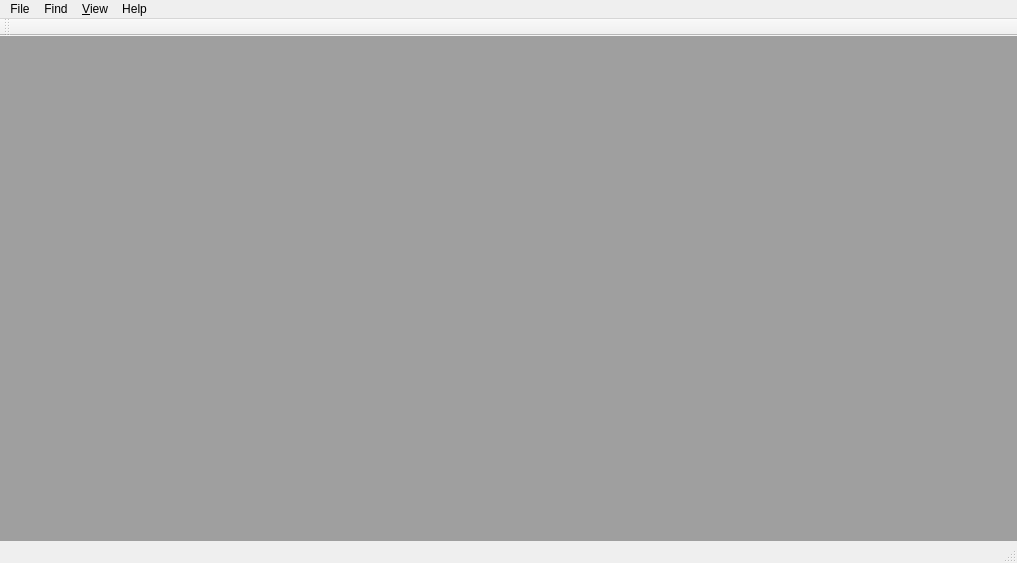
<?xml version="1.0" encoding="UTF-8"?>
<ui version="4.0">
 <class>MainWindow</class>
 <widget class="QMainWindow" name="MainWindow">
  <property name="geometry">
   <rect>
    <x>0</x>
    <y>0</y>
    <width>1017</width>
    <height>563</height>
   </rect>
  </property>
  <property name="sizePolicy">
   <sizepolicy hsizetype="Preferred" vsizetype="Preferred">
    <horstretch>0</horstretch>
    <verstretch>0</verstretch>
   </sizepolicy>
  </property>
  <property name="windowTitle">
   <string>LogViewer</string>
  </property>
  <property name="locale">
   <locale language="English" country="UnitedStates"/>
  </property>
  <property name="toolButtonStyle">
   <enum>Qt::ToolButtonIconOnly</enum>
  </property>
  <property name="animated">
   <bool>false</bool>
  </property>
  <property name="tabShape">
   <enum>QTabWidget::Triangular</enum>
  </property>
  <widget class="QWidget" name="centralwidget">
   <property name="sizePolicy">
    <sizepolicy hsizetype="Preferred" vsizetype="Preferred">
     <horstretch>0</horstretch>
     <verstretch>0</verstretch>
    </sizepolicy>
   </property>
   <layout class="QHBoxLayout" name="horizontalLayout">
    <property name="leftMargin">
     <number>0</number>
    </property>
    <property name="topMargin">
     <number>0</number>
    </property>
    <property name="rightMargin">
     <number>0</number>
    </property>
    <property name="bottomMargin">
     <number>0</number>
    </property>
    <item>
     <widget class="QMdiArea" name="mdiArea">
      <property name="sizePolicy">
       <sizepolicy hsizetype="Preferred" vsizetype="Preferred">
        <horstretch>0</horstretch>
        <verstretch>0</verstretch>
       </sizepolicy>
      </property>
      <property name="autoFillBackground">
       <bool>true</bool>
      </property>
      <property name="frameShadow">
       <enum>QFrame::Plain</enum>
      </property>
      <property name="lineWidth">
       <number>0</number>
      </property>
      <property name="verticalScrollBarPolicy">
       <enum>Qt::ScrollBarAsNeeded</enum>
      </property>
      <property name="horizontalScrollBarPolicy">
       <enum>Qt::ScrollBarAsNeeded</enum>
      </property>
      <property name="viewMode">
       <enum>QMdiArea::TabbedView</enum>
      </property>
      <property name="documentMode">
       <bool>true</bool>
      </property>
      <property name="tabsClosable">
       <bool>true</bool>
      </property>
      <property name="tabsMovable">
       <bool>true</bool>
      </property>
      <property name="tabShape">
       <enum>QTabWidget::Triangular</enum>
      </property>
      <property name="tabPosition">
       <enum>QTabWidget::North</enum>
      </property>
     </widget>
    </item>
   </layout>
  </widget>
  <widget class="QMenuBar" name="menubar">
   <property name="geometry">
    <rect>
     <x>0</x>
     <y>0</y>
     <width>1017</width>
     <height>21</height>
    </rect>
   </property>
   <property name="nativeMenuBar">
    <bool>false</bool>
   </property>
   <widget class="QMenu" name="menuFile">
    <property name="title">
     <string>File</string>
    </property>
    <widget class="QMenu" name="menuOpen">
     <property name="title">
      <string>Open</string>
     </property>
     <addaction name="actionDatabase_Log"/>
     <addaction name="actionFile_Log"/>
     <addaction name="actionLogstash"/>
    </widget>
    <addaction name="menuOpen"/>
    <addaction name="actionClose"/>
    <addaction name="actionSave_Desktop"/>
    <addaction name="separator"/>
    <addaction name="actionSettings"/>
    <addaction name="actionExit"/>
   </widget>
   <widget class="QMenu" name="menuHelp">
    <property name="title">
     <string>Help</string>
    </property>
    <addaction name="actionAbout"/>
   </widget>
   <widget class="QMenu" name="menu_View">
    <property name="title">
     <string>&amp;View</string>
    </property>
    <addaction name="actionFollowMode"/>
    <addaction name="separator"/>
    <addaction name="actionCascade"/>
    <addaction name="actionTile"/>
    <addaction name="actionTabbed"/>
   </widget>
   <widget class="QMenu" name="menuFind">
    <property name="title">
     <string>Find</string>
    </property>
    <addaction name="actionFind"/>
   </widget>
   <addaction name="menuFile"/>
   <addaction name="menuFind"/>
   <addaction name="menu_View"/>
   <addaction name="menuHelp"/>
  </widget>
  <widget class="QStatusBar" name="statusbar"/>
  <widget class="QToolBar" name="toolBar">
   <property name="windowTitle">
    <string>toolBar</string>
   </property>
   <attribute name="toolBarArea">
    <enum>TopToolBarArea</enum>
   </attribute>
   <attribute name="toolBarBreak">
    <bool>false</bool>
   </attribute>
  </widget>
  <action name="actionOpen">
   <property name="icon">
    <iconset>
     <normaloff>../../../../../Users/Helmut/.designer/backup/LogViewer.ico</normaloff>../../../../../Users/Helmut/.designer/backup/LogViewer.ico</iconset>
   </property>
   <property name="text">
    <string>&amp;Open</string>
   </property>
  </action>
  <action name="actionClose">
   <property name="text">
    <string>Close</string>
   </property>
  </action>
  <action name="actionSettings">
   <property name="text">
    <string>Settings</string>
   </property>
   <property name="shortcut">
    <string>Alt+S</string>
   </property>
  </action>
  <action name="actionExit">
   <property name="text">
    <string>Exit</string>
   </property>
  </action>
  <action name="actionAbout">
   <property name="text">
    <string>About</string>
   </property>
  </action>
  <action name="actionFollowMode">
   <property name="checkable">
    <bool>true</bool>
   </property>
   <property name="checked">
    <bool>false</bool>
   </property>
   <property name="text">
    <string>FollowMode</string>
   </property>
   <property name="whatsThis">
    <string>follow new log entries</string>
   </property>
   <property name="shortcut">
    <string>F</string>
   </property>
  </action>
  <action name="actionCascade">
   <property name="text">
    <string>Cascade</string>
   </property>
  </action>
  <action name="actionTile">
   <property name="text">
    <string>Tile</string>
   </property>
  </action>
  <action name="actionFind">
   <property name="text">
    <string>Find</string>
   </property>
   <property name="shortcut">
    <string>Ctrl+F</string>
   </property>
  </action>
  <action name="actionSave_Desktop">
   <property name="text">
    <string>Save Desktop</string>
   </property>
  </action>
  <action name="actionDatabase_Log">
   <property name="text">
    <string>Database Log</string>
   </property>
   <property name="toolTip">
    <string>open a database based log</string>
   </property>
  </action>
  <action name="actionFile_Log">
   <property name="text">
    <string>File Log</string>
   </property>
  </action>
  <action name="actionTabbed">
   <property name="checkable">
    <bool>true</bool>
   </property>
   <property name="text">
    <string>Tabbed</string>
   </property>
  </action>
  <action name="actionLogstash">
   <property name="text">
    <string>Logstash</string>
   </property>
  </action>
 </widget>
 <layoutdefault spacing="6" margin="11"/>
 <resources/>
 <connections>
  <connection>
   <sender>actionCascade</sender>
   <signal>triggered()</signal>
   <receiver>mdiArea</receiver>
   <slot>cascadeSubWindows()</slot>
   <hints>
    <hint type="sourcelabel">
     <x>-1</x>
     <y>-1</y>
    </hint>
    <hint type="destinationlabel">
     <x>508</x>
     <y>93</y>
    </hint>
   </hints>
  </connection>
  <connection>
   <sender>actionTile</sender>
   <signal>triggered()</signal>
   <receiver>mdiArea</receiver>
   <slot>tileSubWindows()</slot>
   <hints>
    <hint type="sourcelabel">
     <x>-1</x>
     <y>-1</y>
    </hint>
    <hint type="destinationlabel">
     <x>405</x>
     <y>300</y>
    </hint>
   </hints>
  </connection>
 </connections>
</ui>
